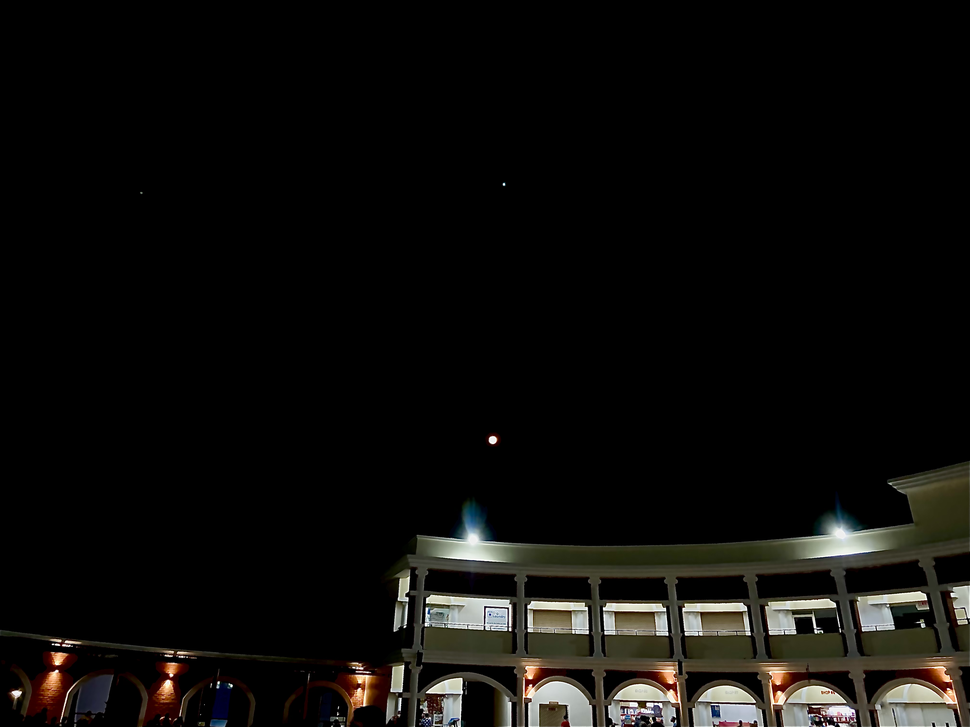
#> input picture OPENCV_TASK3/THRESHOLD/sp.png, 970 x 727 px, shrunk from 4032 x 3024 before the run
$ jupyter execute THRESHOLD.ipynb
#> lines starting #> are read from the running program, lines starting #| are printed output that depends on the picture; after the words box and inside, x2 and y2 are one past the last pixel; in counts of white or black regions, pixels touching at a corner belong together
[cell 1]
import cv2
import numpy

[cell 2]
#-----------------------------READING IMAGE---------------------------------------#
img=cv2.imread('sp.png')
#> img is the input picture: shape (727, 970, 3); mean B, G, R 10.9, 13, 13.9

[cell 3]
#--------------------------------NORMAL THRESHOLD IMAGE----------------------------#
retval,threshold=cv2.threshold(img,10,255,cv2.THRESH_BINARY)
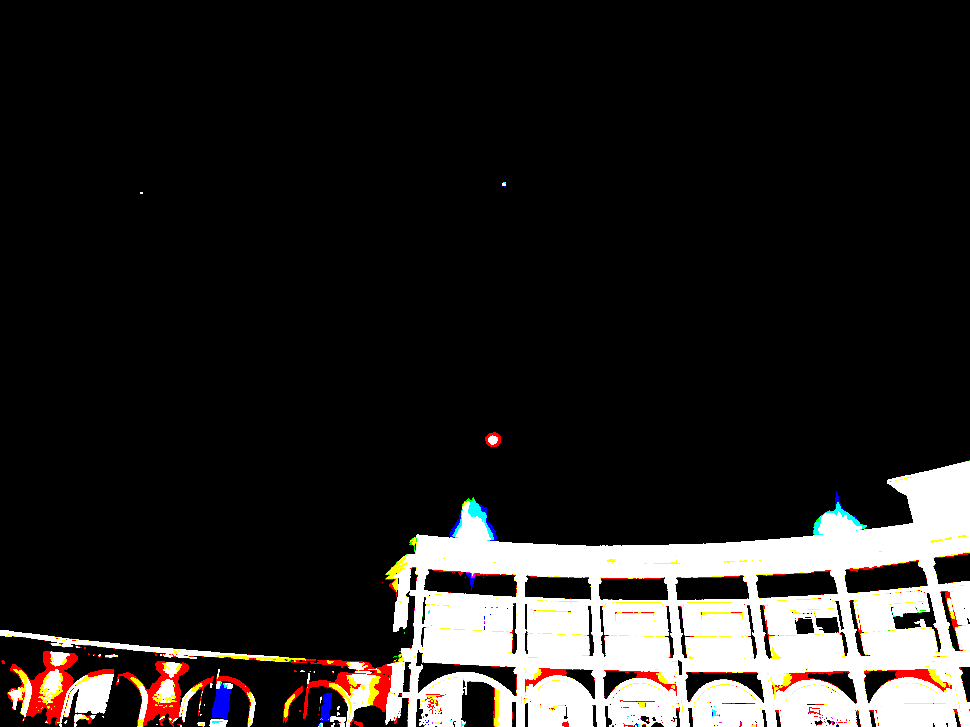
#> threshold: shape (727, 970, 3); mean B, G, R 34, 35.4, 38.1

[cell 4]
#------------------------------ADATIVE THRESHOLD IMAGE------------------------------#

grayscale=cv2.cvtColor(img,cv2.COLOR_BGR2GRAY)
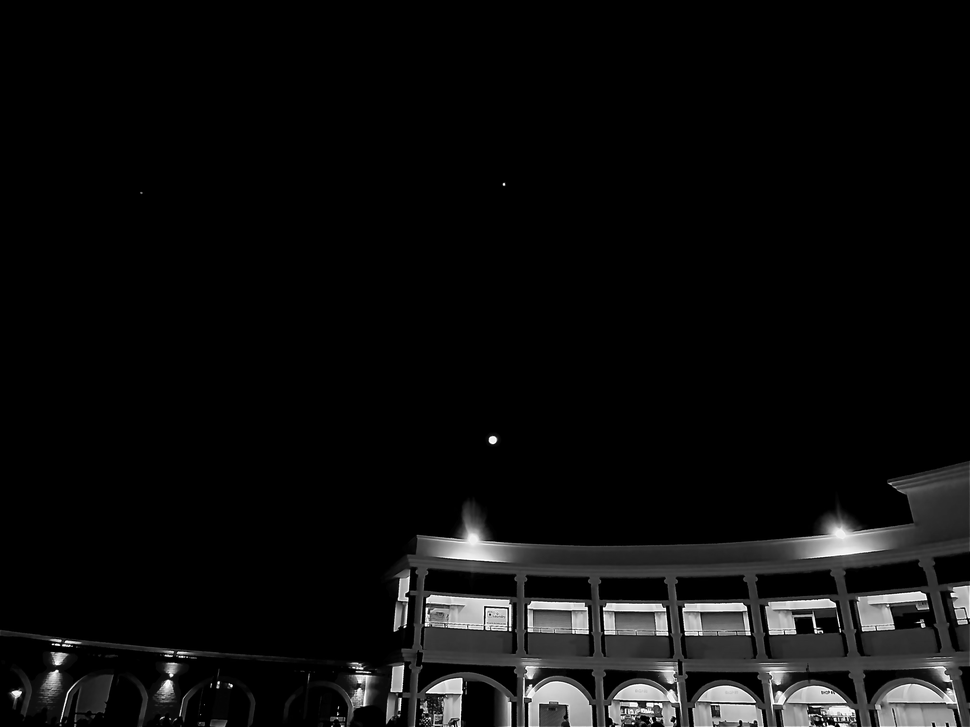
#> grayscale: shape (727, 970); min 0, max 255, mean 13

adative=cv2.adaptiveThreshold(grayscale,255,cv2.ADAPTIVE_THRESH_GAUSSIAN_C,cv2.THRESH_BINARY,115,1)
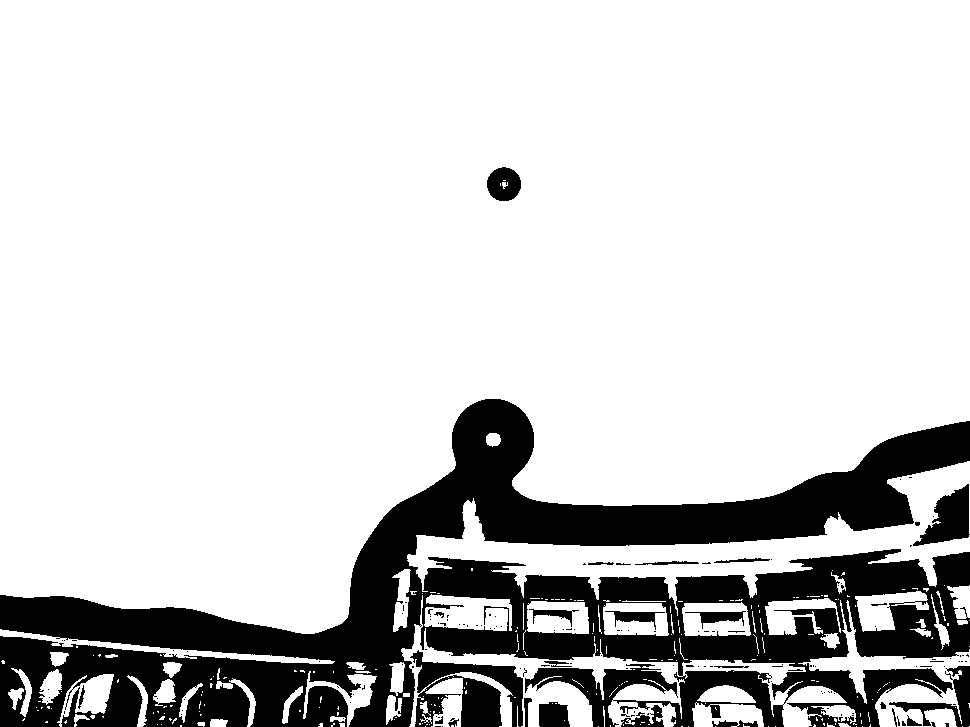
#> adative: shape (727, 970); 81.1% white; 150 black regions (124 under 20 px), largest, box (x1, y1, x2, y2) and area: (0, 399, 970, 727) 121215, (410, 650, 523, 727) 4524, (913, 484, 970, 546) 1816
